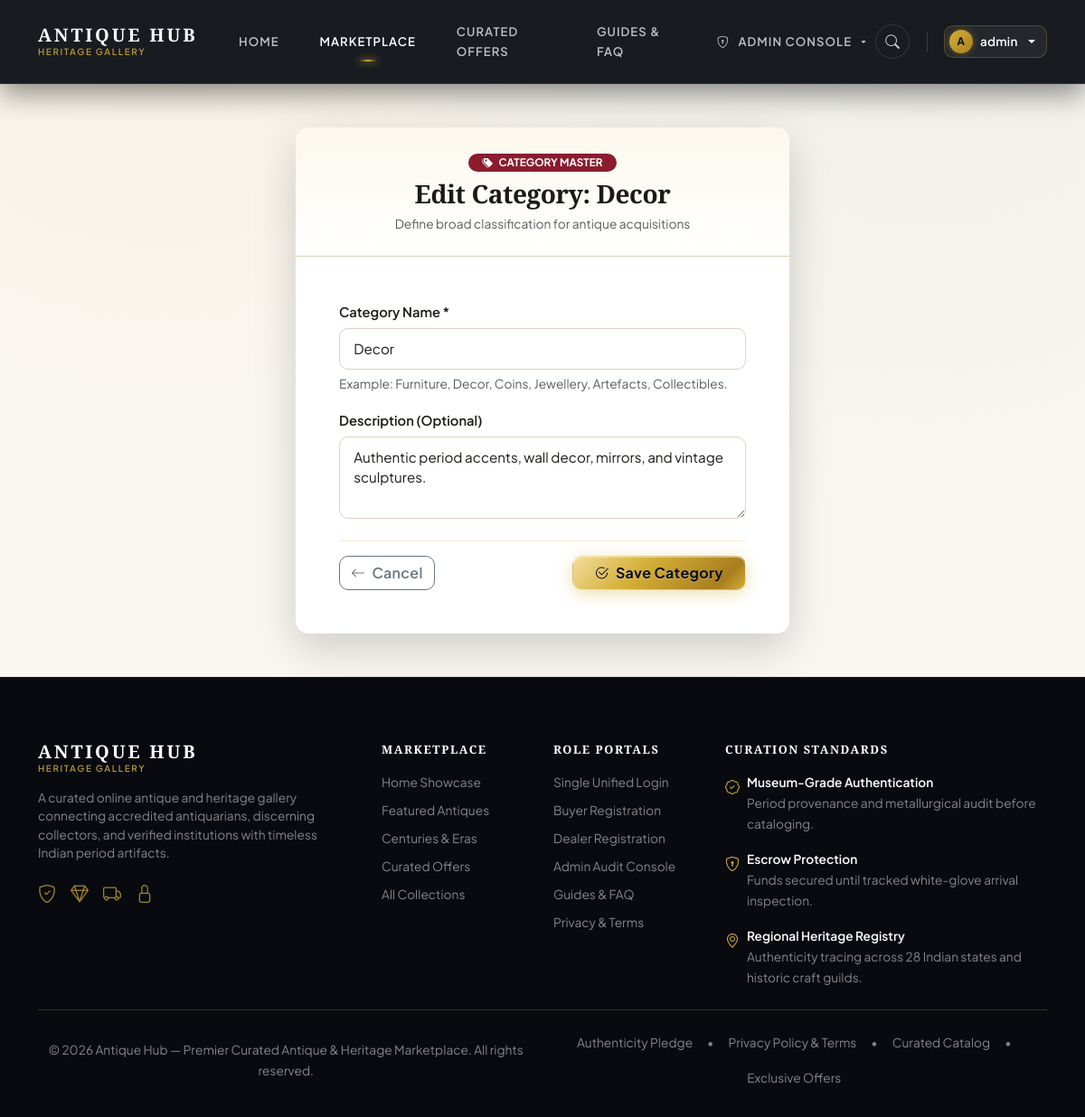
The page /catalog/categories/2/edit/ (signed in) on the database its author committed.
### catalog/models.py (models this page shows, shortened)
class Category(models.Model):
    catid = models.AutoField(primary_key=True)
    category = models.CharField(max_length=100, unique=True, verbose_name="Category Name")
    description = models.TextField(blank=True, verbose_name="Category Description")
    class Meta:
        db_table = 'category'
        ordering = ['category']
        verbose_name = 'Antique Category'
        verbose_name_plural = 'Antique Categories'

### catalog/views.py (the view)
# urls.py: path('categories/<int:cat_id>/edit/', views.category_edit, name='category_edit'),
@admin_required
def category_edit(request, cat_id):
    cat = get_object_or_404(Category, catid=cat_id)
    if request.method == 'POST':
        form = CategoryForm(request.POST, instance=cat)
        if form.is_valid():
            cat = form.save()
            messages.success(request, f"Category '{cat.category}' updated successfully.")
            return redirect('catalog:category_list')
        else:
            messages.error(request, "Failed to update category. Please correct the error below.")
    else:
        form = CategoryForm(instance=cat)
    return render(request, 'catalog/category_form.html', {
        'form': form,
        'category_obj': cat,
        'action_title': f"Edit Category: {cat.category}",
        'page_title': f"Edit Category: {cat.category} | Admin",
    })

### catalog/forms.py (shortened to what this page needs)
class CategoryForm(forms.ModelForm):
    class Meta:
        model = Category
        fields = ['category', 'description']
        widgets = {
            'category': forms.TextInput(attrs={
                'class': 'form-control',
                'placeholder': 'e.g. Furniture, Decor, Coins, Jewellery, Artefacts, Collectibles',
                'autofocus': True,
            }),
            'description': forms.Textarea(attrs={
                'class': 'form-control',
                'rows': 3,
                'placeholder': 'Enter category description and historical eras included...',
            }),
        }

### community/context_processors.py (called while the page is built)
def watchlist_context(request):
    if hasattr(request, 'user') and request.user.is_authenticated:
        try:
            ids = list(WatchListed.objects.filter(user=request.user).values_list('item_id', flat=True))
            return {
                'user_watchlist_ids': set(ids),
                'watchlist_count': len(ids),
            }
        except Exception:
            return {
                'user_watchlist_ids': set(),
                'watchlist_count': 0,
            }
    return {
        'user_watchlist_ids': set(),
        'watchlist_count': 0,
    }

### templates/catalog/category_form.html (shortened to what this page needs)
{% extends 'base.html' %}
{% load static %}
{% block content %}
<div class="container py-5">
    <div class="row justify-content-center">
        <div class="col-lg-6 col-md-8">
            <div class="card card-antique shadow-lg border-0">
                <div class="card-antique-header text-center py-4">
                    <span class="badge bg-danger mb-2 px-3 py-1 text-uppercase fw-bold">
                        <i class="bi bi-tags-fill me-1"></i> Category Master
                    </span>
                    <h3 class="font-serif mb-1">{{ action_title }}</h3>
                    <p class="text-muted small mb-0">Define broad classification for antique acquisitions</p>
                </div>
                <div class="card-body p-4 p-md-5">
                    <form method="post" novalidate id="categoryForm">
                        <div class="mb-3">
                            <label class="form-label fw-semibold small">Category Name *</label>
                            {{ form.category }}
                            <div class="form-text small text-muted">Example: Furniture, Decor, Coins, Jewellery, Artefacts, Collectibles.</div>
                        </div>
                        <div class="mb-4">
                            <label class="form-label fw-semibold small">Description (Optional)</label>
                            {{ form.description }}
                        </div>
                        <div class="d-flex justify-content-between align-items-center pt-3 border-top">
                            <a href="{% url 'catalog:category_list' %}" class="btn btn-outline-secondary">
                                <i class="bi bi-arrow-left me-1"></i> Cancel
                            </a>
                            <button type="submit" class="btn btn-antique-gold px-4" id="saveCategoryBtn">
                                <i class="bi bi-check2-circle me-1"></i> Save Category
                            </button>
                        </div>
                    </form>
                </div>
            </div>
        </div>
    </div>
</div>
{% endblock %}

### templates/base.html (shortened to what this page needs)
{% load static %}
<!DOCTYPE html>
<html lang="en">
<head>
    <link href="https://cdn.jsdelivr.net/npm/bootstrap@5.3.3/dist/css/bootstrap.min.css" rel="stylesheet"
>
    <link rel="stylesheet" href="https://cdn.jsdelivr.net/npm/bootstrap-icons@1.11.3/font/bootstrap-icons.min.css">
    <link rel="stylesheet" href="{% static 'css/antique-theme.css' %}">
</head>
<body>
    <nav class="navbar navbar-expand-lg navbar-antique sticky-top" id="mainNavbar">
        <div class="container">
            <a class="navbar-brand" href="{% url 'accounts:home' %}" id="brandLogo">
                <div class="brand-text-block">
                    <span class="brand-title-minimal">ANTIQUE HUB</span>
                    <span class="brand-subtitle-minimal">Heritage Gallery</span>
                </div>
            </a>
            <div class="collapse navbar-collapse" id="navbarContent">
                <ul class="navbar-nav mx-auto mb-2 mb-lg-0 gap-lg-4 gap-2">
                    <li class="nav-item">
                        <a class="nav-link {% if request.path == '/' %}active{% endif %}"
                            href="{% url 'accounts:home' %}" id="navHome">
                            Home
                        </a>
                    </li>
                    <li class="nav-item">
                        <a class="nav-link {% if '/catalog/' in request.path and '/items/' not in request.path %}active{% endif %}"
                            href="{% url 'catalog:item_list' %}" id="navCatalog">
                            Marketplace
                        </a>
                    </li>
                    <li class="nav-item">
                        <a class="nav-link {% if '/inventory/discounts/' in request.path %}active{% endif %}"
                            href="{% url 'inventory:discount_search' %}" id="navDiscounts">
                            Curated Offers
                        </a>
                    </li>
                    <li class="nav-item">
                        <a class="nav-link {% if '/faq/' in request.path or '/privacy-policy/' in request.path %}active{% endif %}"
                            href="{% url 'community:faq_view' %}" id="navFaq">
                            Guides &amp; FAQ
                        </a>
                    </li>
                    {% if user.is_authenticated %}
                    {% if user.is_superuser or user.is_staff or user.userprofile.role.role|lower == 'admin' %}
                    <li class="nav-item dropdown">
                        <a class="nav-link dropdown-toggle text-accent-gold" href="#" role="button"
                            data-bs-toggle="dropdown" id="adminDropdown">
                            <i class="bi bi-shield-lock me-1"></i> Admin Console
                        </a>
                    </li>
                    {% endif %}
                    {% endif %}
                </ul>
                <div class="nav-actions-group">
                    <a href="{% url 'catalog:item_list' %}" class="btn-nav-icon" title="Search Rare Antiques (Ctrl+K)"
                        id="navSearchTrigger" aria-label="Search Antiques">
                        <i class="bi bi-search"></i>
                    </a>
                    {% if user.is_authenticated %}
                    <div class="dropdown">
                        <button class="btn btn-sm btn-nav-user dropdown-toggle d-flex align-items-center gap-2"
                            type="button" data-bs-toggle="dropdown" id="userMenuDropdown">
                            <span class="user-avatar-crest">{{ user.username|slice:":1"|upper }}</span>
                            <span class="d-none d-md-inline fw-semibold text-white">{{ user.username }}</span>
                        </button>
                    </div>
                    {% endif %}
                </div>
            </div>
        </div>
    </nav>
    <main class="" id="mainContentBlock">
        {% block content %}
        {% endblock %}
    </main>
    <footer class="footer-antique mt-auto" id="mainFooter">
        <div class="container">
            <div class="row g-4">
                <div class="col-lg-4 col-md-6">
                    <div class="d-flex align-items-center gap-2 mb-3">
                        <div class="brand-text-block">
                            <span class="brand-title-minimal">ANTIQUE HUB</span>
                            <span class="brand-subtitle-minimal">Heritage Gallery</span>
                        </div>
                    </div>
                    <p class="text-white-50 small pe-lg-4 lh-base">
                        A curated online antique and heritage gallery connecting accredited antiquarians, discerning
                        collectors, and verified institutions with timeless Indian period artifacts.
                    </p>
                    <div class="d-flex gap-3 text-accent-gold fs-5 opacity-75">
                        <i class="bi bi-shield-check" title="Certified Authenticity"></i>
                        <i class="bi bi-gem" title="Imperial Curations"></i>
                        <i class="bi bi-truck" title="Tracked Heritage Shipping"></i>
                        <i class="bi bi-lock" title="Escrow Protected"></i>
                    </div>
                </div>
                <div class="col-lg-2 col-md-6 col-6">
                    <h6 class="text-uppercase text-white letter-spacing-1 small mb-3">Marketplace</h6>
                    <ul class="list-unstyled small">
                        <li class="mb-2"><a href="{% url 'accounts:home' %}" class="text-white-50 hover-gold">Home
                                Showcase</a></li>
                        <li class="mb-2"><a href="{% url 'catalog:item_list' %}"
                                class="text-white-50 hover-gold">Featured Antiques</a></li>
                        <li class="mb-2"><a href="{% url 'catalog:item_list' %}?sort=oldest"
                                class="text-white-50 hover-gold">Centuries &amp; Eras</a></li>
                        <li class="mb-2"><a href="{% url 'inventory:discount_search' %}"
                                class="text-white-50 hover-gold">Curated Offers</a></li>
                        <li class="mb-2"><a href="{% url 'catalog:item_list' %}" class="text-white-50 hover-gold">All
                                Collections</a></li>
                    </ul>
                </div>
                <div class="col-lg-2 col-md-6 col-6">
                    <h6 class="text-uppercase text-white letter-spacing-1 small mb-3">Role Portals</h6>
                    <ul class="list-unstyled small">
                        <li class="mb-2"><a href="{% url 'accounts:login' %}" class="text-white-50 hover-gold">Single
                                Unified Login</a></li>
                        <li class="mb-2"><a href="{% url 'accounts:buyer_register' %}"
                                class="text-white-50 hover-gold">Buyer Registration</a></li>
                        <li class="mb-2"><a href="{% url 'accounts:seller_register' %}"
                                class="text-white-50 hover-gold">Dealer Registration</a></li>
                        <li class="mb-2"><a href="{% url 'accounts:admin_seller_list' %}"
                                class="text-white-50 hover-gold">Admin Audit Console</a></li>
                        <li class="mb-2"><a href="{% url 'community:faq_view' %}"
                                class="text-white-50 hover-gold">Guides &amp; FAQ</a></li>
                        <li class="mb-2"><a href="{% url 'community:privacy_policy' %}"
                                class="text-white-50 hover-gold">Privacy &amp; Terms</a></li>
                    </ul>
                </div>
                <div class="col-lg-4 col-md-6">
                    <h6 class="text-uppercase text-white letter-spacing-1 small mb-3">Curation Standards</h6>
                    <div class="d-flex flex-column gap-3 small text-white-50">
                        <div class="d-flex align-items-start gap-2">
                            <i class="bi bi-patch-check text-accent-gold fs-6 flex-shrink-0 mt-1"></i>
                            <div>
                                <span class="text-white fw-semibold d-block">Museum-Grade Authentication</span>
                                <span>Period provenance and metallurgical audit before cataloging.</span>
                            </div>
                        </div>
                        <div class="d-flex align-items-start gap-2">
                            <i class="bi bi-shield-lock text-accent-gold fs-6 flex-shrink-0 mt-1"></i>
                            <div>
                                <span class="text-white fw-semibold d-block">Escrow Protection</span>
                                <span>Funds secured until tracked white-glove arrival inspection.</span>
                            </div>
                        </div>
                        <div class="d-flex align-items-start gap-2">
                            <i class="bi bi-geo-alt text-accent-gold fs-6 flex-shrink-0 mt-1"></i>
                            <div>
                                <span class="text-white fw-semibold d-block">Regional Heritage Registry</span>
                                <span>Authenticity tracing across 28 Indian states and historic craft guilds.</span>
                            </div>
                        </div>
                    </div>
                </div>
            </div>
            <div class="footer-bottom text-center pt-4 border-top border-secondary border-opacity-25 mt-4">
                <div class="d-flex flex-column flex-md-row justify-content-between align-items-center gap-2">
                    <p class="mb-0 text-white-50 small">&copy; {% now "Y" %} Antique Hub &mdash; Premier Curated Antique
                        &amp; Heritage Marketplace. All rights reserved.</p>
                    <div class="d-flex gap-3 small text-white-50 flex-wrap justify-content-center">
                        <a href="{% url 'community:faq_view' %}"
                            class="text-white-50 text-decoration-none hover-gold">Authenticity Pledge</a>
                        <span>&bull;</span>
                        <a href="{% url 'community:privacy_policy' %}"
                            class="text-white-50 text-decoration-none hover-gold">Privacy Policy &amp; Terms</a>
                        <span>&bull;</span>
                        <a href="{% url 'catalog:item_list' %}"
                            class="text-white-50 text-decoration-none hover-gold">Curated Catalog</a>
                        <span>&bull;</span>
                        <a href="{% url 'inventory:discount_search' %}"
                            class="text-white-50 text-decoration-none hover-gold">Exclusive Offers</a>
                    </div>
                </div>
            </div>
        </div>
    </footer>
</body>
</html>

### rows shown on the page
Category: category "Decor", description "Authentic period accents, wall decor, mirrors, and vintage sculptures."

### other values the page prints
{{ user.username|slice:":1"|upper }} "A"
{{ user.username }} "admin"
{{ action_title }} "Edit Category: Decor"
